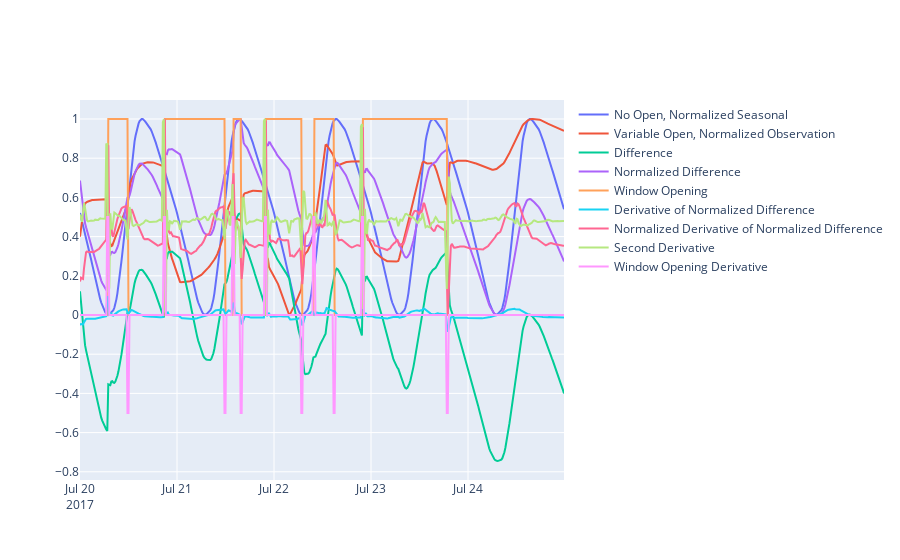

Notebook code for this chart:
### Markdown cell above
### seasonality vs observation

### Code cell
fig = go.Figure()


fig.add_trace(go.Scatter(
                    x=results.seasonal.index,
                    y=normalize(results.seasonal), 
                    mode='lines',
                    name="No Open, Normalized Seasonal "
                ))
fig.add_trace(go.Scatter(
                    x=results.observed.index,
                    y=normalize(results01.observed), 
                    mode='lines',
                    name="Variable Open, Normalized Observation"
                ))

dif =normalize(results.seasonal) - normalize(results01.observed)
dif_n = normalize(dif)
fig.add_trace(go.Scatter(
                    x=results.seasonal.index,
                    y=dif, 
                    mode='lines',
                    name="Difference"
                ))

fig.add_trace(go.Scatter(
                    x=results.seasonal.index,
                    y=dif_n , 
                    mode='lines',
                    name="Normalized Difference"
                ))

fig.add_trace(go.Scatter(
                    x=t01.data["WestWindow"].datetimes,
                    y=t01.data["WestWindow"].values, 
                    mode='lines',
                    name="Window Opening"
                ))

# calculate "derivative"
deriv = pd.Series(np.gradient(dif_n.values), dif_n.index, name='deriv')

fig.add_trace(go.Scatter(
                    x=deriv.index,
                    y=deriv.values, 
                    mode='lines',
                    name="Derivative of Normalized Difference"
                ))

fig.add_trace(go.Scatter(
                    x=deriv.index,
                    y=normalize(deriv.values), 
                    mode='lines',
                    name="Normalized Derivative of Normalized Difference"
                ))

# calculate second "derivative"
deriv_2 = pd.Series(np.gradient(deriv.values), deriv.index, name='deriv_2')

fig.add_trace(go.Scatter(
                    x=deriv_2.index,
                    y=normalize(deriv_2.values), 
                    mode='lines',
                    name="Second Derivative"
                ))

deriv_wo = pd.Series(np.gradient(t01.data["WestWindow"].values), t01.data["WestWindow"].datetimes, name='deriv_wo').round(1)

fig.add_trace(go.Scatter(
                    x=deriv_wo.index,
                    y=deriv_wo.values, 
                    mode='lines',
                    name="Window Opening Derivative"
                ))

### Figure 1 — Plotly figure (JSON) as saved in the notebook; plotly's stock layout.template omitted (floating-point values rounded to 4 significant figures; data arrays with more than 128 entries replaced by an {"elided": "..."} marker saying what was removed)
{"data": [{"mode": "lines", "name": "No Open, Normalized Seasonal ", "type": "scatter", "x": {"elided": "480 str values"}, "y": {"elided": "480 float values"}}, {"mode": "lines", "name": "Variable Open, Normalized Observation", "type": "scatter", "x": {"elided": "480 str values"}, "y": {"elided": "480 float values"}}, {"mode": "lines", "name": "Difference", "type": "scatter", "x": {"elided": "480 str values"}, "y": {"elided": "480 float values"}}, {"mode": "lines", "name": "Normalized Difference", "type": "scatter", "x": {"elided": "480 str values"}, "y": {"elided": "480 float values"}}, {"mode": "lines", "name": "Window Opening", "type": "scatter", "x": {"elided": "480 str values"}, "y": {"elided": "480 float values"}}, {"mode": "lines", "name": "Derivative of Normalized Difference", "type": "scatter", "x": {"elided": "480 str values"}, "y": {"elided": "480 float values"}}, {"mode": "lines", "name": "Normalized Derivative of Normalized Difference", "type": "scatter", "x": {"elided": "480 str values"}, "y": {"elided": "480 float values"}}, {"mode": "lines", "name": "Second Derivative", "type": "scatter", "x": {"elided": "480 str values"}, "y": {"elided": "480 float values"}}, {"mode": "lines", "name": "Window Opening Derivative", "type": "scatter", "x": {"elided": "480 str values"}, "y": {"elided": "480 float values"}}], "layout": {}}
